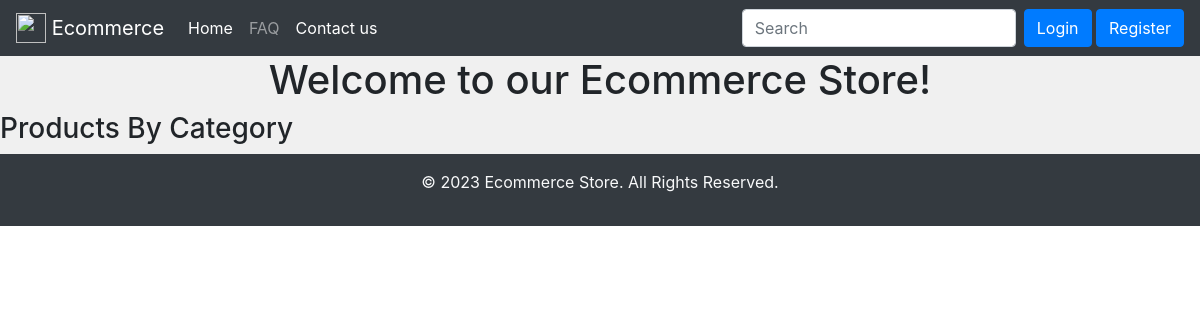
Before: / with the older database file.
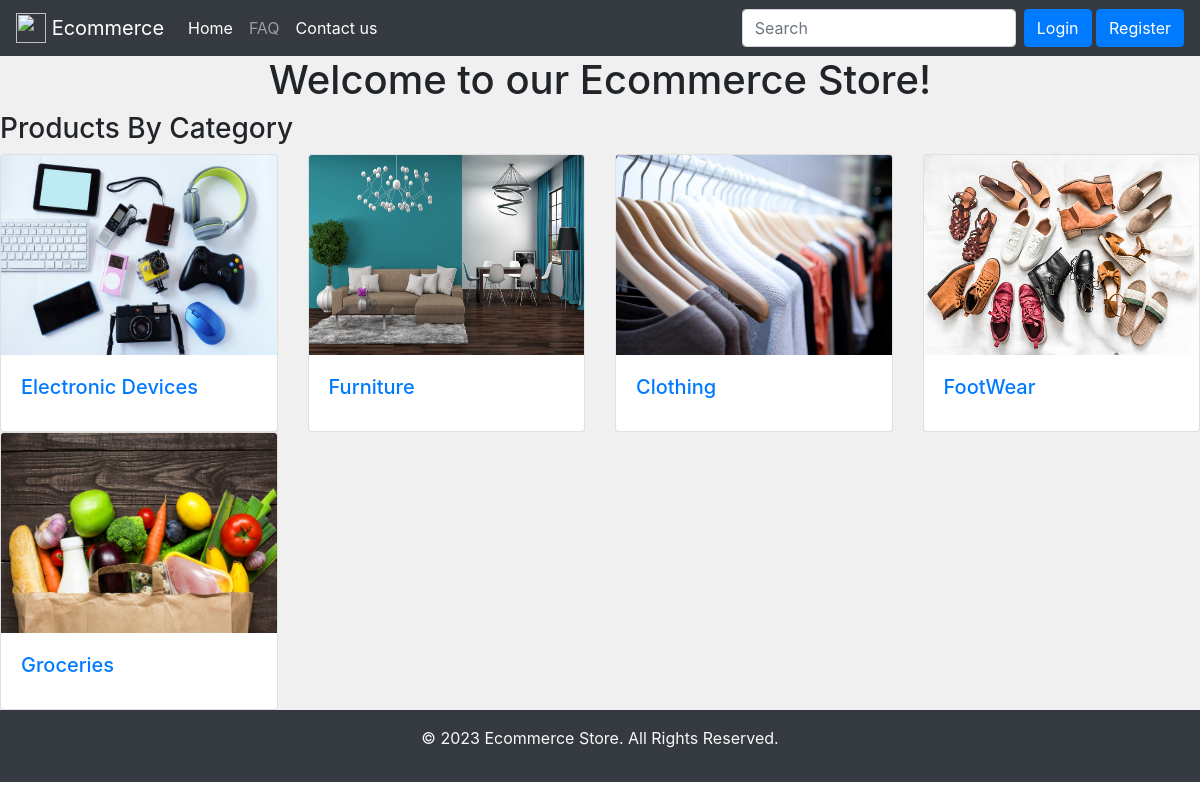
After: the same page with the newer database file.
### myapp/models.py (models this page shows)
class Category(models.Model):
    title=models.CharField(max_length=50)
    img=models.ImageField(upload_to='')
    slug=models.SlugField()
    def __str__(self):
        return self.title

### myapp/views.py (the view)
# urls.py: path('',category,name='category'),
def category(request):
    c= Category.objects.all()
    context={'c':c}
    print(c)
    return render(request,'categories.html',context)

### myapp/templates/categories.html
{% extends 'base.html' %}
{% block content %}
<h3>Products By Category</h3>
<div class="row">
    {% for i in c %}
    <div class="col-md-3">
        <div class="card">
            <a href="{% url 'myapp:products' i.id i.slug %}">
                <img src="{{i.img.url}}" class="card-img-top" alt="{{i.title}}" width="100px" height="200px">
            </a>
            <div class="card-body">
                <h5 class="card-title"><a href="{% url 'myapp:products' i.id i.slug %}">{{i.title}}</a></h5>
            </div>
        </div>
    </div>
    {% endfor %}
</div>
{% endblock %}

Changed rows visible on the page:
added Category: img (picture), title "Electronic Devices"
added Category: img (picture), title "Furniture"
added Category: img (picture), title "Clothing"
added Category: img (picture), title "FootWear"
added Category: img (picture), title "Groceries"
